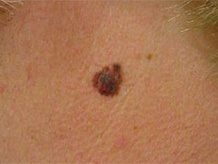
#> input picture 2.1 datasetLunares/datasetLunares/dysplasticNevi/train/dysplasticNevi3.jpg, 218 x 164 px, shrunk from 270 x 203 before the run
$ python mascara.py
#> lines starting #> are read from the running program, lines starting #| are printed output that depends on the picture; after the words box and inside, x2 and y2 are one past the last pixel; in counts of white or black regions, pixels touching at a corner belong together
#> further down, img is the input picture: shape (164, 218, 3); mean B, G, R 82.5, 117.3, 171
#!/usr/bin/env python3
# -*- coding: utf-8 -*-
"""
Created on Wed May 10 09:50:02 2023

@author: dhvilleg
"""

import cv2
import numpy as np

#img = cv2.imread('/home/dhvilleg/Documents/proyectos/DeepVision/2.1 datasetLunares/datasetLunares/dysplasticNevi/train/dysplasticNevi4.jpg')


def getFeatures(img):

    gray = cv2.cvtColor(img, cv2.COLOR_BGR2GRAY)
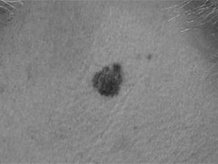
#> gray: shape (164, 218); min 35, max 163, mean 129.4

    threshold,_ = cv2.threshold(gray, 0, 255, cv2.THRESH_OTSU)
#> threshold = 112

    mask = np.uint8(1*(gray < threshold) )
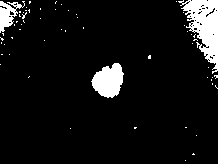
#> mask: shape (164, 218); values 0 (black) and 1 (white), 7.7% white; 59 white regions (56 under 20 px), largest, box (x1, y1, x2, y2) and area: (178, 0, 218, 74) 1433, (91, 63, 124, 98) 786, (0, 1, 25, 33) 371

    b = (1/255) * np.sum(img[:,:,0] * mask) / np.sum(mask)
#> b = 0.181
    g = (1/255) * np.sum(img[:,:,1] * mask) / np.sum(mask)
#> g = 0.321
    r = (1/255) * np.sum(img[:,:,2] * mask) / np.sum(mask)
#> r = 0.492

    return [b, g, r]


"""
Generacion del dataset de caracteristicas
"""
import glob

paths = ['/home/dhvilleg/Documents/proyectos/DeepVision/2.1 datasetLunares/datasetLunares/dysplasticNevi/train/',
         '/home/dhvilleg/Documents/proyectos/DeepVision/2.1 datasetLunares/datasetLunares/spitzNevus/train/']

labels = []
features = []


for label, path in enumerate(paths):
    for filename in glob.glob(path+"*.jpg"):
        img = cv2.imread(filename)
        features.append(getFeatures(img))
        labels.append(label)


features = np.array(features)
#> features = [[0.181, 0.321, 0.492], [0.181, 0.321, 0.492]]
labels = np.array(labels)
labels = 2 * labels -1


#visualizacion del dataset en el espacio de caracteristicas

import matplotlib.pyplot as plt
fig = plt.figure()
ax = fig.add_subplot(111, projection='3d')

for i, feature_row in enumerate(features):
    if labels[[i]] == -1:
        ax.scatter(feature_row[0], feature_row[1], feature_row[2], marker='*', c='k')

    else:
        ax.scatter(feature_row[0], feature_row[1], feature_row[2], marker='*', c='r')
#> this loop made 2 passes

ax.set_xlabel('B')
ax.set_ylabel('G')
ax.set_zlabel('R')

#error en función de las constantes del hiperplano "W"

subFeatures = features[:,1::]
#> subFeatures = [[0.321, 0.492], [0.321, 0.492]]

loss = []

for w1 in np.linspace(-6, 6, 100):
    for w2 in np.linspace(-6, 6, 100):
        totaError=0
        for i,feature_row in enumerate(subFeatures):
            sampleError = (w1*feature_row[0]+w2*feature_row[1] - labels[i])**2
            totaError+=sampleError
        loss.append([w1,w2,totaError])
#> after the loop, loss = 10000 items, first 6: [-6, -6, 49.57], [-6, -5.88, 48.42], [-6, -5.76, 47.28], [-6, -5.64, 46.15], [-6, -5.52, 45.04], [-6, -5.39, 43.94]


loss = np.array(loss)

from matplotlib import cm
fig=plt.figure()
ax1=fig.add_subplot(111, projection='3d')


ax1.plot_trisurf(loss[:,0], loss[:,1], loss[:,2], cmap=cm.jet, linewidth=0)
ax1.set_xlabel("w1")
ax1.set_ylabel("w2")
ax1.set_zlabel("loss")


#calculo del hiperplano que separa las dos clases de forma optima
A=np.zeros((4,4))
b=np.zeros((4,1))

for i, feature_row in enumerate(features):
    x=np.append([1],feature_row)
    x= x.reshape((4,1))
    y=labels[i]
    A=A+x*x.T
    b=b+x*y
#> this loop made 2 passes
#> (x, y, b) on passes 1 to 2: ([1, 0.181, 0.321, 0.492], -1, [-1, -0.181, -0.321, -0.492]), ([1, 0.181, 0.321, 0.492], 1, [0, 0, 0, 0])

#> (the run stopped early here; a loop or call above may not have finished)
